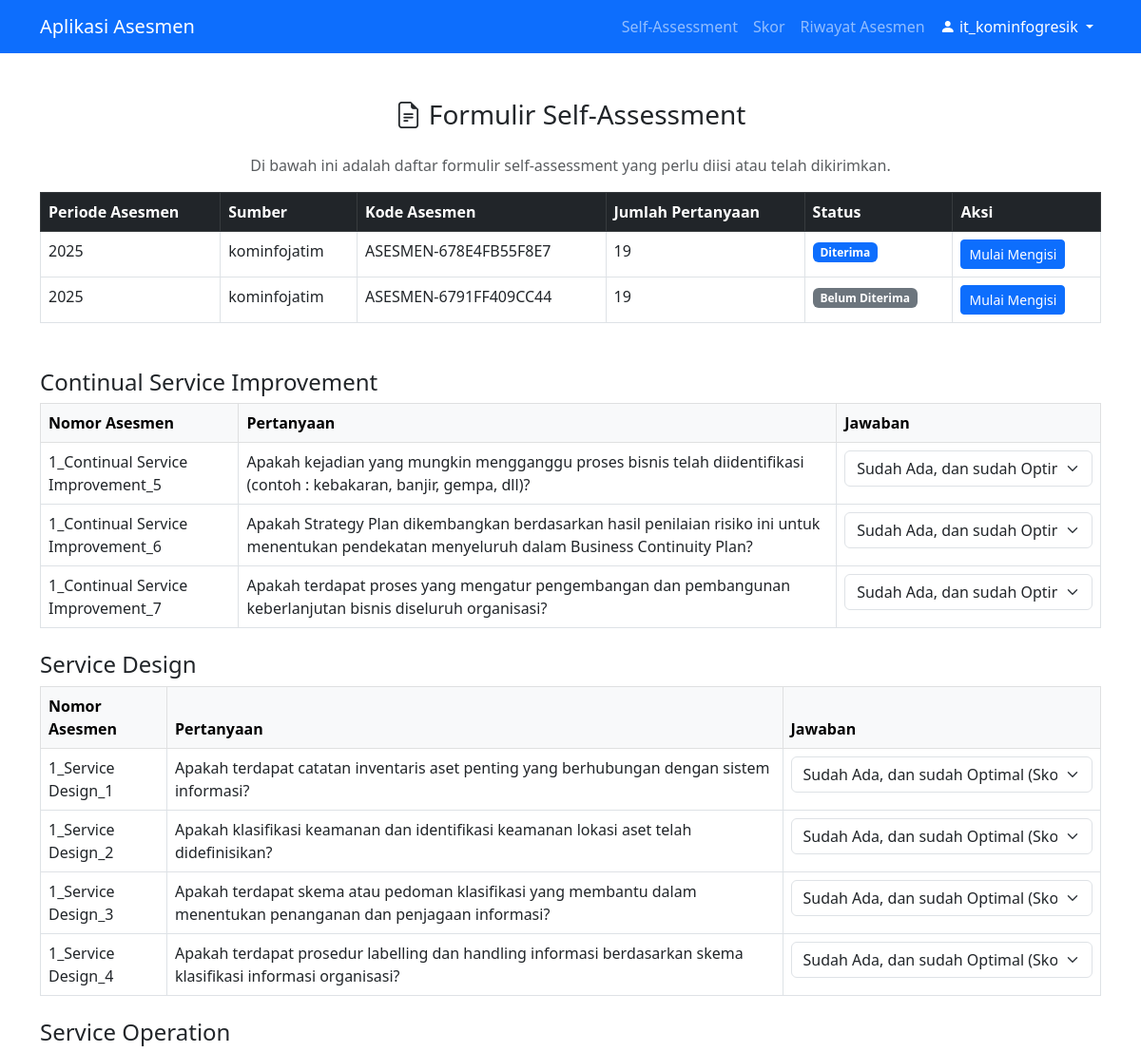
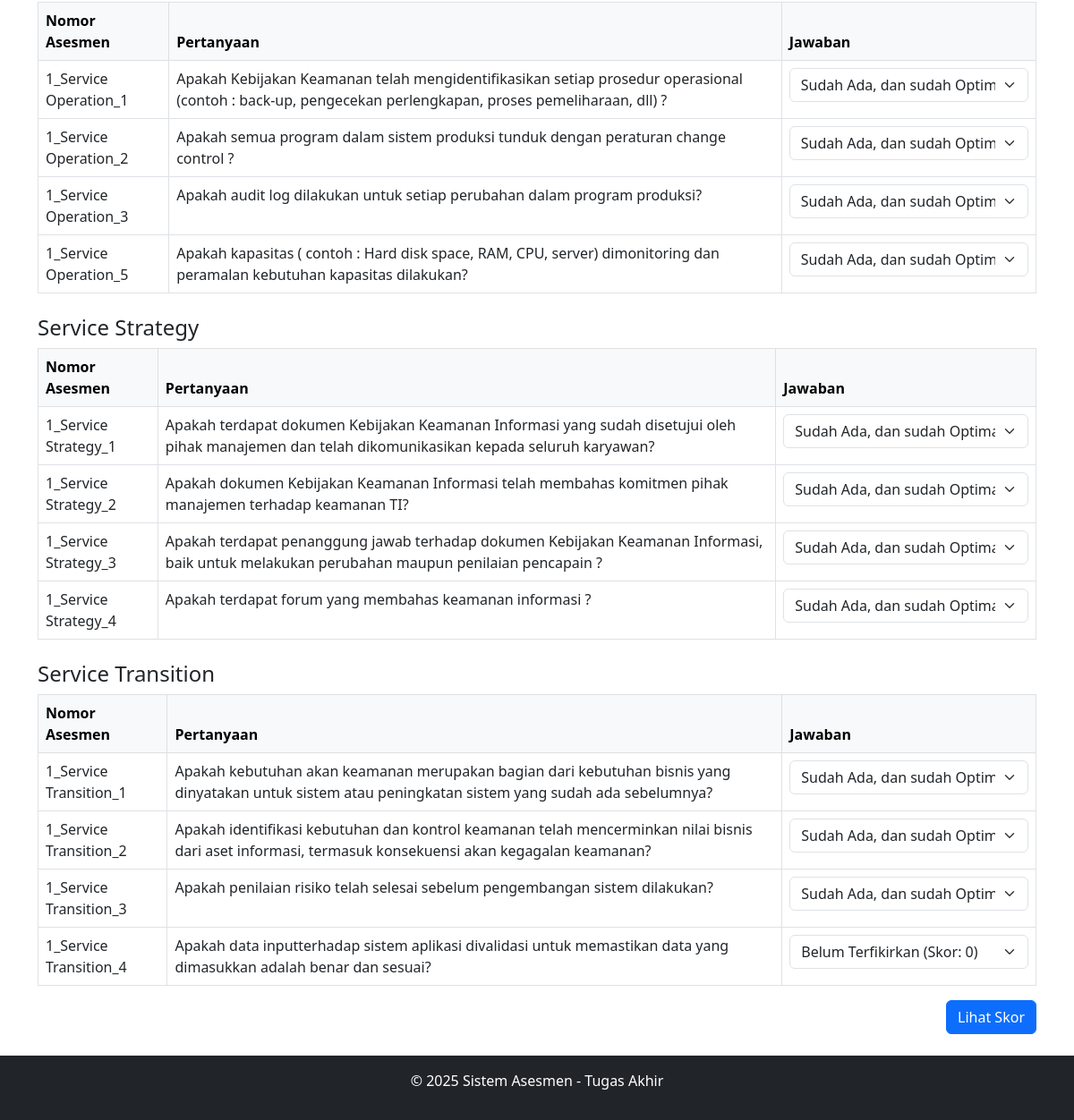
The page /views/asesi/formulir_asesmen.php?asesmen_kode=ASESMEN-678E4FB55F8E7 (signed in) on the database its author committed (2 pictures, top to bottom).
### tables this page shows
CREATE TABLE `asesmen_pertanyaan` (
  `id` int(11) NOT NULL,
  `kode_mapping` varchar(255) NOT NULL,
  `asesmen_periode` int(11) DEFAULT NULL,
  `pertanyaan` text NOT NULL,
  `created_at` timestamp NOT NULL DEFAULT CURRENT_TIMESTAMP,
  `asesor_id` int(11) NOT NULL
);

### views/asesi/formulir_asesmen.php (the view, shortened to what this page needs)
<?php
include '../../includes/db.php';
include '../../includes/header.php';
function mapFormStatusToLabel($status, $role)
{
    $status_map = [
        'Asesi' => [
            0 => 'Belum Diterima',
            1 => 'Diterima',
            3 => 'Terkirim'
        ],
        'Asesor' => [
            0 => 'Belum Dikirim',
            1 => 'Dikirim',
            3 => 'Self-Assessment Diterima'
        ]
    ];
    return isset($status_map[$role][$status]) ? $status_map[$role][$status] : 'Tidak Diketahui';
}
$user_id = $_SESSION['user_id'];
$asesmen_kode = isset($_GET['asesmen_kode']) ? $conn->real_escape_string($_GET['asesmen_kode']) : null;
$lifecycle_query = $conn->query("
    SELECT DISTINCT SUBSTRING_INDEX(SUBSTRING_INDEX(kode_mapping, '_', 2), '_', -1) AS itil_service_lifecycle
    FROM asesmen_pertanyaan
    WHERE kode_mapping IS NOT NULL
    ORDER BY itil_service_lifecycle ASC
");
$lifecycle_stages = [];
if ($lifecycle_query && $lifecycle_query->num_rows > 0) {
    while ($row = $lifecycle_query->fetch_assoc()) {
        $lifecycle_stages[] = $row['itil_service_lifecycle'];
    }
}
if ($asesmen_kode) {
    foreach ($lifecycle_stages as $stage) {
        $questions_query = $conn->query("
            SELECT DISTINCT q.id, q.kode_mapping, q.pertanyaan
            FROM asesmen_pertanyaan q
            JOIN asesi a ON a.asesmen_periode = q.asesmen_periode
            WHERE SUBSTRING_INDEX(SUBSTRING_INDEX(q.kode_mapping, '_', 2), '_', -1) = '$stage'
            AND a.asesmen_kode = '$asesmen_kode'
            AND a.user_id = $user_id
        ");
    }
}
$maturity_query = $conn->query("SELECT kondisi, skor FROM maturity ORDER BY skor ASC");
$maturity = [];
if ($maturity_query && $maturity_query->num_rows > 0) {
    while ($row = $maturity_query->fetch_assoc()) {
        $maturity[$row['kondisi']] = $row['skor'];
    }
}
$existing_answers_query = $conn->query("
    SELECT question_id, jawaban, skor
    FROM asesmen_jawaban
    WHERE asesmen_kode = '$asesmen_kode' AND user_id = $user_id
");
$existing_answers = [];
if ($existing_answers_query && $existing_answers_query->num_rows > 0) {
    while ($row = $existing_answers_query->fetch_assoc()) {
        $existing_answers[$row['question_id']] = $row;
    }
}
$incoming_forms_query = $conn->query("
    SELECT a.asesmen_kode, a.asesmen_periode, a.form_status, u.username AS asesor_name, COUNT(q.id) AS total_questions
    FROM asesi a
    JOIN asesmen_pertanyaan q ON a.asesmen_periode = q.asesmen_periode
    JOIN users u ON a.asesor_id = u.id
    WHERE a.user_id = $user_id
    GROUP BY a.asesmen_kode, a.asesmen_periode, u.username
    ORDER BY a.asesmen_periode DESC
");
?>
<div class="container my-5">
    <h3 class="text-center mb-4"><i class="bi bi-file-earmark-text"></i> Formulir Self-Assessment</h3>
    <p class="text-center text-muted">Di bawah ini adalah daftar formulir self-assessment yang perlu diisi atau telah dikirimkan.</p>
    <table class="table table-bordered table-hover">
        <thead class="table-dark">
            <tr>
                <th>Periode Asesmen</th>
                <th>Sumber</th>
                <th>Kode Asesmen</th>
                <th>Jumlah Pertanyaan</th>
                <th>Status</th>
                <th>Aksi</th>
            </tr>
        </thead>
        <tbody>
            <?php if ($incoming_forms_query && $incoming_forms_query->num_rows > 0): ?>
                <?php while ($row = $incoming_forms_query->fetch_assoc()): ?>
                    <tr>
                        <td><?php echo htmlspecialchars($row['asesmen_periode']); ?></td>
                        <td><?php echo htmlspecialchars($row['asesor_name']); ?></td>
                        <td><?php echo htmlspecialchars($row['asesmen_kode']); ?></td>
                        <td><?php echo htmlspecialchars($row['total_questions']); ?></td>
                        <td>
                            <?php
                            $status_label = mapFormStatusToLabel((int)$row['form_status'], 'Asesi');
                            $badge_class = $row['form_status'] == 3 ? 'success' : ($row['form_status'] == 2 ? 'warning' : ($row['form_status'] == 1 ? 'primary' : 'secondary'));
                            ?>
                            <span class="badge bg-<?php echo $badge_class; ?>">
                                <?php echo htmlspecialchars($status_label); ?>
                            </span>
                        </td>
                        <td>
                            <?php if ((int)$row['form_status'] === 3): ?>
                                <a href="lihat_skor.php?asesmen_kode=<?php echo urlencode($row['asesmen_kode']); ?>" class="btn btn-sm btn-success">Lihat Skor</a>
                            <?php else: ?>
                                <a href="formulir_asesmen.php?asesmen_kode=<?php echo urlencode($row['asesmen_kode']); ?>" class="btn btn-sm btn-primary">
                                    <?php echo (int)$row['form_status'] === 2 ? 'Lanjutkan' : 'Mulai Mengisi'; ?>
                                </a>
                            <?php endif; ?>
                        </td>
                    </tr>
                <?php endwhile; ?>
            <?php else: ?>
                <tr>
                    <td colspan="6" class="text-center">Tidak ada formulir masuk atau riwayat pengisian.</td>
                </tr>
            <?php endif; ?>
        </tbody>
    </table>
</div>
<?php if ($asesmen_kode): ?>
    <div class="container mt-5">
        <form method="POST" action="formulir_asesmen.php?asesmen_kode=<?php echo htmlspecialchars($asesmen_kode); ?>">
            <?php foreach ($lifecycle_stages as $stage): ?>
                <h4 class="mt-4"><?php echo htmlspecialchars($stage); ?></h4>
                <table class="table table-bordered">
                    <thead class="table-light">
                        <tr>
                            <th>Nomor Asesmen</th>
                            <th>Pertanyaan</th>
                            <th>Jawaban</th>
                        </tr>
                    </thead>
                    <tbody>
                        <?php
                        $questions_query = $conn->query("
                            SELECT DISTINCT q.id, q.kode_mapping, q.pertanyaan
                            FROM asesmen_pertanyaan q
                            JOIN asesi a ON a.asesmen_periode = q.asesmen_periode
                            WHERE SUBSTRING_INDEX(SUBSTRING_INDEX(q.kode_mapping, '_', 2), '_', -1) = '$stage'
                            AND a.asesmen_kode = '$asesmen_kode'
                        ");
                        $questions = $questions_query ? $questions_query->fetch_all(MYSQLI_ASSOC) : [];
                        if (!empty($questions)): ?>
                            <?php foreach ($questions as $question): ?>
                                <tr>
                                    <td><?php echo htmlspecialchars($question['kode_mapping']); ?></td>
                                    <td><?php echo htmlspecialchars($question['pertanyaan']); ?></td>
                                    <td>
                                        <select name="answers[<?php echo $question['id']; ?>][jawaban]" class="form-select" required>
                                            <?php foreach ($maturity as $kondisi => $skor): ?>
                                                <option value="<?php echo htmlspecialchars($kondisi); ?>"
                                                    <?php echo isset($existing_answers[$question['id']]['jawaban']) && $existing_answers[$question['id']]['jawaban'] === $kondisi ? 'selected' : ''; ?>>
                                                    <?php echo htmlspecialchars($kondisi); ?> (Skor: <?php echo $skor; ?>)
                                                </option>
                                            <?php endforeach; ?>
                                        </select>
                                    </td>
                                </tr>
                            <?php endforeach; ?>
                        <?php else: ?>
                            <tr>
                                <td colspan="3" class="text-center">Tidak ada pertanyaan untuk tahap ini.</td>
                            </tr>
                        <?php endif; ?>
                    </tbody>
                </table>
            <?php endforeach; ?>
            <div class="text-end">
                <button type="submit" name="submit_assessment" class="btn btn-primary">Lihat Skor</button>
            </div>
        </form>
    </div>
<?php endif; ?>
<?php include '../../includes/footer.php'; ?>

### rows shown on the page
asesmen_pertanyaan: kode_mapping "1_Continual Service Improvement_5", pertanyaan "Apakah kejadian yang mungkin mengganggu proses bisnis telah diidentifikasi (contoh : kebakaran, banjir, gempa, dll)?", id "Sudah Ada, dan sudah Optimal (Skor: 5)"
asesmen_pertanyaan: kode_mapping "1_Continual Service Improvement_6", pertanyaan "Apakah Strategy Plan dikembangkan berdasarkan hasil penilaian risiko ini untuk menentukan pendekatan menyeluruh dalam Business Continuity Plan?", id "Sudah Ada, dan sudah Optimal (Skor: 5)"
asesmen_pertanyaan: kode_mapping "1_Continual Service Improvement_7", pertanyaan "Apakah terdapat proses yang mengatur pengembangan dan pembangunan keberlanjutan bisnis diseluruh organisasi?", id "Sudah Ada, dan sudah Optimal (Skor: 5)"
asesmen_pertanyaan: kode_mapping "1_Service Design_1", pertanyaan "Apakah terdapat catatan inventaris aset penting yang berhubungan dengan sistem informasi?", id "Sudah Ada, dan sudah Optimal (Skor: 5)"
asesmen_pertanyaan: kode_mapping "1_Service Design_2", pertanyaan "Apakah klasifikasi keamanan dan identifikasi keamanan lokasi aset telah didefinisikan?", id "Sudah Ada, dan sudah Optimal (Skor: 5)"
asesmen_pertanyaan: kode_mapping "1_Service Design_3", pertanyaan "Apakah terdapat skema atau pedoman klasifikasi yang membantu dalam menentukan penanganan dan penjagaan informasi?", id "Sudah Ada, dan sudah Optimal (Skor: 5)"
asesmen_pertanyaan: kode_mapping "1_Service Design_4", pertanyaan "Apakah terdapat prosedur labelling dan handling informasi berdasarkan skema klasifikasi informasi organisasi?", id "Sudah Ada, dan sudah Optimal (Skor: 5)"
asesmen_pertanyaan: kode_mapping "1_Service Operation_1", pertanyaan "Apakah Kebijakan Keamanan telah mengidentifikasikan setiap prosedur operasional (contoh : back-up, pengecekan perlengkapan, proses pemeliharaan, dll) ?", id "Sudah Ada, dan sudah Optimal (Skor: 5)"
asesmen_pertanyaan: kode_mapping "1_Service Operation_2", pertanyaan "Apakah semua program dalam sistem produksi tunduk dengan peraturan change control ?", id "Sudah Ada, dan sudah Optimal (Skor: 5)"
asesmen_pertanyaan: kode_mapping "1_Service Operation_3", pertanyaan "Apakah audit log dilakukan untuk setiap perubahan dalam program produksi?", id "Sudah Ada, dan sudah Optimal (Skor: 5)"
asesmen_pertanyaan: kode_mapping "1_Service Operation_5", pertanyaan "Apakah kapasitas ( contoh : Hard disk space, RAM, CPU, server) dimonitoring dan peramalan kebutuhan kapasitas dilakukan?", id "Sudah Ada, dan sudah Optimal (Skor: 5)"
asesmen_pertanyaan: kode_mapping "1_Service Strategy_1", pertanyaan "Apakah terdapat dokumen Kebijakan Keamanan Informasi yang sudah disetujui oleh pihak manajemen dan telah dikomunikasikan kepada seluruh karyawan?", id "Sudah Ada, dan sudah Optimal (Skor: 5)"
asesmen_pertanyaan: kode_mapping "1_Service Strategy_2", pertanyaan "Apakah dokumen Kebijakan Keamanan Informasi telah membahas komitmen pihak manajemen terhadap keamanan TI?", id "Sudah Ada, dan sudah Optimal (Skor: 5)"
asesmen_pertanyaan: kode_mapping "1_Service Strategy_3", pertanyaan "Apakah terdapat penanggung jawab terhadap dokumen Kebijakan Keamanan Informasi, baik untuk melakukan perubahan maupun penilaian pencapain ?", id "Sudah Ada, dan sudah Optimal (Skor: 5)"
asesmen_pertanyaan: kode_mapping "1_Service Strategy_4", pertanyaan "Apakah terdapat forum yang membahas keamanan informasi ?", id "Sudah Ada, dan sudah Optimal (Skor: 5)"
asesmen_pertanyaan: kode_mapping "1_Service Transition_1", pertanyaan "Apakah kebutuhan akan keamanan merupakan bagian dari kebutuhan bisnis yang dinyatakan untuk sistem atau peningkatan sistem yang sudah ada sebelumnya?", id "Sudah Ada, dan sudah Optimal (Skor: 5)"
asesmen_pertanyaan: kode_mapping "1_Service Transition_2", pertanyaan "Apakah identifikasi kebutuhan dan kontrol keamanan telah mencerminkan nilai bisnis dari aset informasi, termasuk konsekuensi akan kegagalan keamanan?", id "Sudah Ada, dan sudah Optimal (Skor: 5)"
asesmen_pertanyaan: kode_mapping "1_Service Transition_3", pertanyaan "Apakah penilaian risiko telah selesai sebelum pengembangan sistem dilakukan?", id "Sudah Ada, dan sudah Optimal (Skor: 5)"
asesmen_pertanyaan: kode_mapping "1_Service Transition_4", pertanyaan "Apakah data inputterhadap sistem aplikasi divalidasi untuk memastikan data yang dimasukkan adalah benar dan sesuai?", id "Belum Terfikirkan (Skor: 0)"

### other values the page prints
$_SESSION['user'] "it_kominfogresik"
$row['asesmen_periode'] "2025"
$row['asesor_name'] "kominfojatim"
$row['asesmen_kode'] "ASESMEN-678E4FB55F8E7"
$row['total_questions'] "19"
$status_label "Diterima"
$row['asesmen_kode'] "ASESMEN-6791FF409CC44"
$status_label "Belum Diterima"
$stage "Continual Service Improvement"
$stage "Service Design"
$stage "Service Operation"
$stage "Service Strategy"
$stage "Service Transition"
